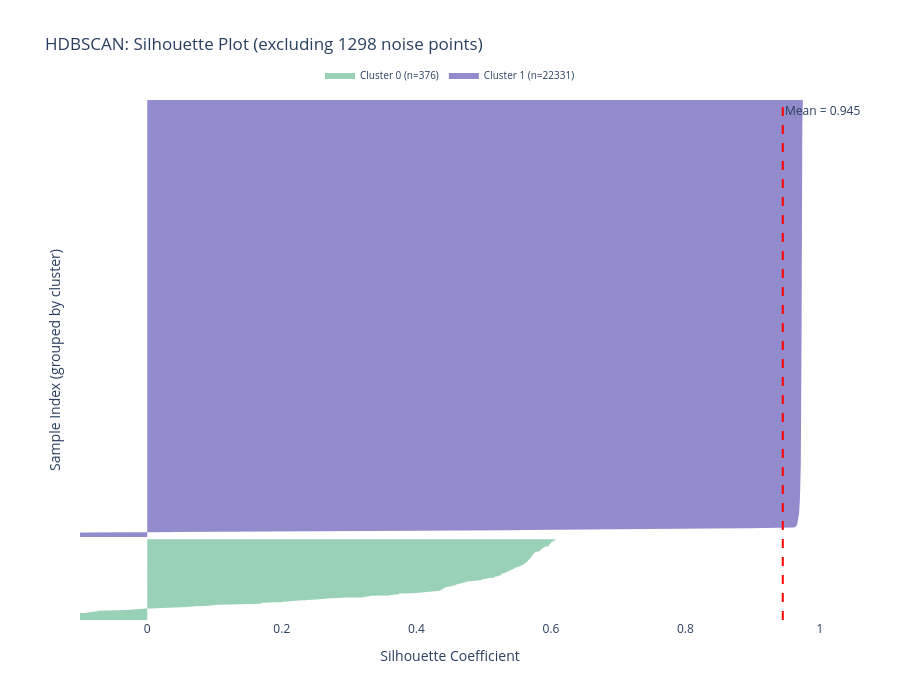

Notebook code for this chart:
### Markdown cell above
This metric will say how close the samples are to their own cluster comparing to the closest cluster.

### Code cell
silhouette_vals = silhouette_samples(X_clustered, labels_clustered)
mean_sil = silhouette_score(X_clustered, labels_clustered, metric='euclidean')
n_noise = (hdb_labels == -1).sum()
pct_noise = n_noise / len(hdb_labels) * 100

print(f"Note: HDBSCAN detected {n_noise} noise points ({pct_noise:.1f}%)")

# 3. Preparar trazas por cluster
unique_labels = np.unique(labels_clustered)
y_lower = 0
traces = []
MAX_POINTS_PER_CLUSTER = 2000  # límite visual para rendimiento

for label in unique_labels:
    cluster_mask = (labels_clustered == label)
    cluster_sil_vals = silhouette_vals[cluster_mask]
    n_points = len(cluster_sil_vals)
    
    # Ordenar valores
    sorted_vals = np.sort(cluster_sil_vals)
    
    # Submuestrear solo para visualización si es muy grande
    if n_points > MAX_POINTS_PER_CLUSTER:
        step = max(1, n_points // MAX_POINTS_PER_CLUSTER)
        plot_vals = sorted_vals[::step]
    else:
        plot_vals = sorted_vals
    
    y_upper = y_lower + len(plot_vals)
    y_range = np.arange(y_lower, y_upper)
    
    traces.append(go.Scatter(
        x=plot_vals,
        y=y_range,
        mode='lines',
        fill='tozerox',
        fillcolor=f'rgba({np.random.randint(50,200)}, {np.random.randint(50,200)}, {np.random.randint(50,200)}, 0.6)',
        line=dict(width=0),
        name=f"Cluster {label} (n={n_points})",
        hovertemplate=(
            f"<b>Cluster {label}</b><br>" +
            "Silhouette: %{x:.3f}<br>" +
            f"Total points: {n_points}<extra></extra>"
        )
    ))
    
    y_lower = y_upper + 10  # espacio entre clusters

# 4. Crear figura
fig = go.Figure()

# Añadir clusters
for trace in traces:
    fig.add_trace(trace)

# Línea de silueta promedio
fig.add_vline(
    x=mean_sil,
    line=dict(color="red", dash="dash", width=2),
    annotation_text=f"Mean = {mean_sil:.3f}",
    annotation_position="top right"
)

# Diseño
fig.update_layout(
    title=f"HDBSCAN: Silhouette Plot (excluding {n_noise} noise points)",
    xaxis_title="Silhouette Coefficient",
    yaxis_title="Sample Index (grouped by cluster)",
    height=700,
    width=900,
    hovermode="closest",
    legend=dict(
        orientation="h",
        yanchor="bottom",
        y=1.02,
        xanchor="center",
        x=0.5,
        font=dict(size=10)
    ),
    plot_bgcolor="white"
)

fig.update_xaxes(range=[-0.1, 1.0])
fig.update_yaxes(showticklabels=False)  # los índices no son significativos

fig.show()

### Figure 1 — Plotly figure (JSON) as saved in the notebook; plotly's stock layout.template omitted (floating-point values rounded to 4 significant figures; data arrays with more than 128 entries replaced by an {"elided": "..."} marker saying what was removed)
{"data": [{"fill": "tozerox", "fillcolor": "rgba(85, 178, 135, 0.6)", "hovertemplate": "<b>Cluster 0</b><br>Silhouette: %{x:.3f}<br>Total points: 376<extra></extra>", "line": {"width": 0}, "mode": "lines", "name": "Cluster 0 (n=376)", "type": "scatter", "x": {"elided": "376 float values"}, "y": {"elided": "376 int values"}}, {"fill": "tozerox", "fillcolor": "rgba(74, 64, 172, 0.6)", "hovertemplate": "<b>Cluster 1</b><br>Silhouette: %{x:.3f}<br>Total points: 22331<extra></extra>", "line": {"width": 0}, "mode": "lines", "name": "Cluster 1 (n=22331)", "type": "scatter", "x": {"elided": "2031 float values"}, "y": {"elided": "2031 int values"}}], "layout": {"annotations": [{"showarrow": false, "text": "Mean = 0.945", "x": 0.9447, "xanchor": "left", "xref": "x", "y": 1, "yanchor": "top", "yref": "y domain"}], "height": 700, "hovermode": "closest", "legend": {"font": {"size": 10}, "orientation": "h", "x": 0.5, "xanchor": "center", "y": 1.02, "yanchor": "bottom"}, "plot_bgcolor": "white", "shapes": [{"line": {"color": "red", "dash": "dash", "width": 2}, "type": "line", "x0": 0.9447, "x1": 0.9447, "xref": "x", "y0": 0, "y1": 1, "yref": "y domain"}], "title": {"text": "HDBSCAN: Silhouette Plot (excluding 1298 noise points)"}, "width": 900, "xaxis": {"range": [-0.1, 1], "title": {"text": "Silhouette Coefficient"}}, "yaxis": {"showticklabels": false, "title": {"text": "Sample Index (grouped by cluster)"}}}}
